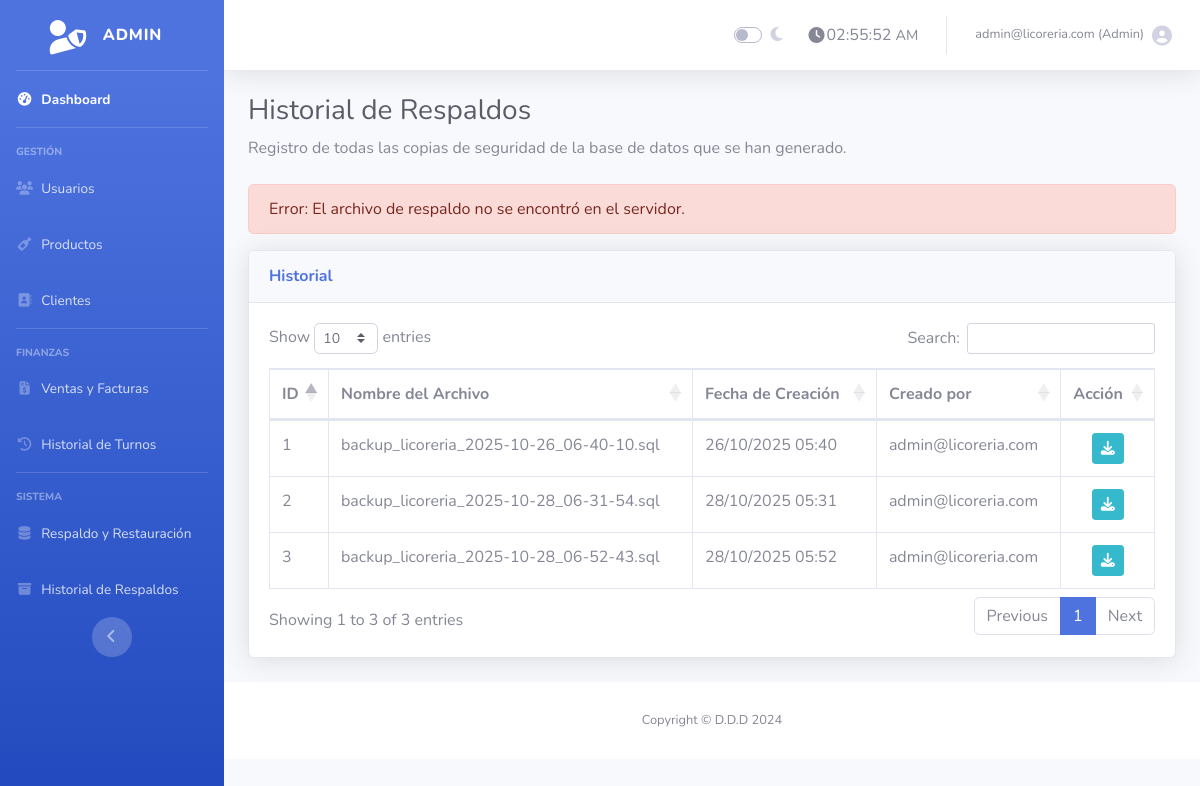
Screenshot of /historial_respaldos.php?descargar=3 (signed in) with the database file from the repository.
### tables this page shows
CREATE TABLE `respaldos` (
  `id` int(11) NOT NULL AUTO_INCREMENT,
  `usuario_id` int(11) NOT NULL,
  `nombre_archivo` varchar(255) NOT NULL,
  `ruta_archivo` varchar(255) NOT NULL,
  `fecha_creacion` timestamp NOT NULL DEFAULT current_timestamp(),
  PRIMARY KEY (`id`),
  KEY `usuario_id` (`usuario_id`),
  CONSTRAINT `respaldos_ibfk_1` FOREIGN KEY (`usuario_id`) REFERENCES `usuarios` (`id`)
);

CREATE TABLE `usuarios` (
  `id` int(11) NOT NULL AUTO_INCREMENT,
  `nombre` varchar(100) NOT NULL,
  `email` varchar(100) NOT NULL,
  `password` varchar(255) NOT NULL,
  `rol` enum('admin','empleado') DEFAULT 'empleado',
  `creado_en` timestamp NOT NULL DEFAULT current_timestamp(),
  PRIMARY KEY (`id`),
  UNIQUE KEY `email` (`email`)
);

### historial_respaldos.php (the view, shortened to what this page needs)
<?php
require 'conexion.php';
$mensaje = '';
if (isset($_GET['descargar'])) {
    $id_descargar = $_GET['descargar'];
    $stmt = $conexion->prepare("SELECT ruta_archivo FROM respaldos WHERE id = ?");
    $stmt->bind_param("i", $id_descargar);
    $stmt->execute();
    $resultado = $stmt->get_result()->fetch_assoc();
    if ($resultado && file_exists($resultado['ruta_archivo'])) {
        $ruta_completa_archivo = $resultado['ruta_archivo'];
        header('Content-Description: File Transfer');
        header('Content-Type: application/octet-stream');
        header('Content-Disposition: attachment; filename="' . basename($ruta_completa_archivo) . '"');
        header('Expires: 0');
        header('Cache-Control: must-revalidate');
        header('Pragma: public');
        header('Content-Length: ' . filesize($ruta_completa_archivo));
        readfile($ruta_completa_archivo);
        exit;
    } else {
        $mensaje = "<div class='alert alert-danger'>Error: El archivo de respaldo no se encontró en el servidor.</div>";
    }
}
$query_respaldos = $conexion->query("
    SELECT
        r.id,
        r.nombre_archivo,
        r.fecha_creacion,
        u.email as usuario_email
    FROM respaldos r
    LEFT JOIN usuarios u ON r.usuario_id = u.id
    ORDER BY r.fecha_creacion DESC
");
include 'admin_header.php';
?>
<h1 class="h3 mb-2 text-gray-800">Historial de Respaldos</h1>
<p class="mb-4">Registro de todas las copias de seguridad de la base de datos que se han generado.</p>
<?php echo $mensaje; ?>
<div class="card shadow mb-4">
    <div class="card-header py-3">
        <h6 class="m-0 font-weight-bold text-primary">Historial</h6>
    </div>
    <div class="card-body">
        <div class="table-responsive">
            <table class="table table-bordered" id="dataTable" width="100%" cellspacing="0">
                <thead>
                    <tr>
                        <th>ID</th>
                        <th>Nombre del Archivo</th>
                        <th>Fecha de Creación</th>
                        <th>Creado por</th>
                        <th>Acción</th>
                    </tr>
                </thead>
                <tbody>
                    <?php while ($respaldo = $query_respaldos->fetch_assoc()): ?>
                    <tr>
                        <td><?php echo $respaldo['id']; ?></td>
                        <td><?php echo htmlspecialchars($respaldo['nombre_archivo']); ?></td>
                        <td class="text-nowrap"><?php echo date('d/m/Y H:i', strtotime($respaldo['fecha_creacion'])); ?></td>
                        <td><?php echo htmlspecialchars($respaldo['usuario_email'] ?? 'N/A'); ?></td>
                        <td class="text-center">
                            <a href="historial_respaldos.php?descargar=<?php echo $respaldo['id']; ?>" class="btn btn-sm btn-info" title="Descargar de nuevo">
                                <i class="fas fa-download"></i>
                            </a>
                        </td>
                    </tr>
                    <?php endwhile; ?>
                </tbody>
            </table>
        </div>
    </div>
</div>
<?php include 'admin_footer.php'; ?>

### rows the page displays
respaldos: id "3", nombre_archivo "backup_licoreria_2025-10-28_06-52-43.sql", fecha_creacion "28/10/2025 05:52", usuario.email "admin@licoreria.com"
respaldos: id "2", nombre_archivo "backup_licoreria_2025-10-28_06-31-54.sql", fecha_creacion "28/10/2025 05:31", usuario.email "admin@licoreria.com"
respaldos: id "1", nombre_archivo "backup_licoreria_2025-10-26_06-40-10.sql", fecha_creacion "26/10/2025 05:40", usuario.email "admin@licoreria.com"

### other values shown
$_SESSION['usuario'] "admin@licoreria.com"
